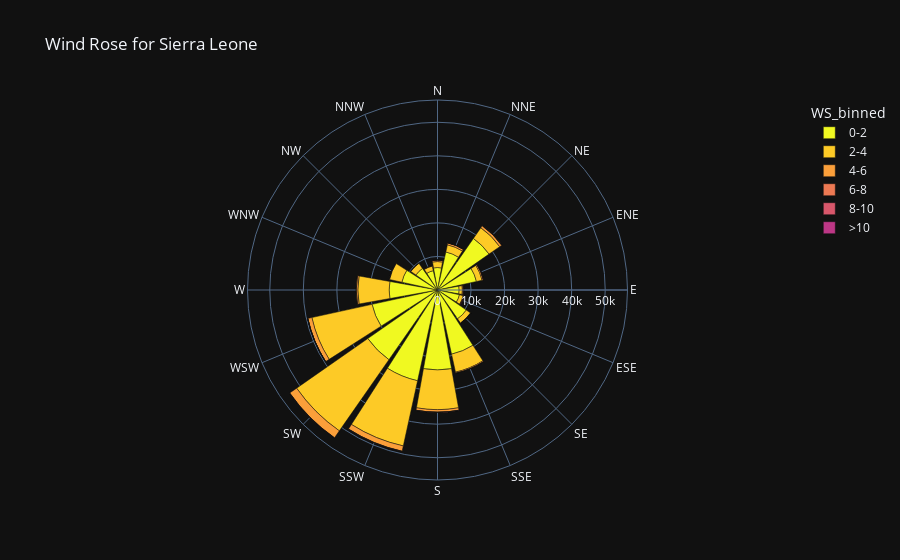
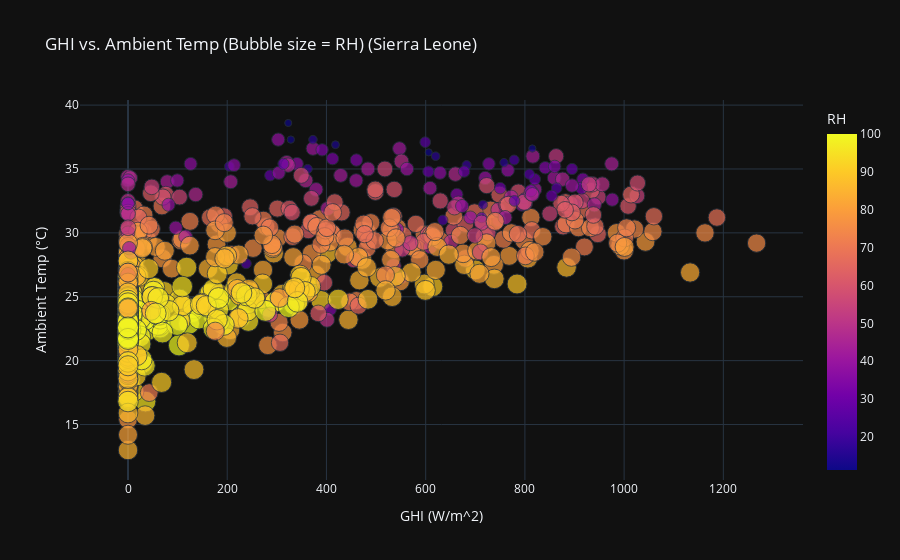

Here is the notebook cell these charts were saved with, in order:
### Code cell
# --- Chunk 10: Distribution Histograms ---

fig, (ax1, ax2) = plt.subplots(1, 2, figsize=(16, 6))

# Plot 1: GHI Histogram
sns.histplot(data=df_sl_clean, x='GHI', bins=50, kde=True, ax=ax1)
ax1.set_title('Distribution of GHI (Sierra Leone)')

# Plot 2: Wind Direction Histogram
sns.histplot(data=df_sl_clean, x='WD', bins=36, kde=False, ax=ax2)
ax2.set_title('Distribution of Wind Direction (WD) (Sierra Leone)')

plt.tight_layout()
plt.show()


# --- Chunk 11: Wind Rose ---

# Bin Wind Direction
df_sl_clean['WD_binned'] = pd.cut(
    df_sl_clean['WD'],
    bins=16,
    labels=['N', 'NNE', 'NE', 'ENE', 'E', 'ESE', 'SE', 'SSE',
            'S', 'SSW', 'SW', 'WSW', 'W', 'WNW', 'NW', 'NNW']
)
# Bin Wind Speed
df_sl_clean['WS_binned'] = pd.cut(
    df_sl_clean['WS'],
    bins=[0, 2, 4, 6, 8, 10, 100],
    labels=['0-2', '2-4', '4-6', '6-8', '8-10', '>10']
)

# Create the Wind Rose data
wind_rose_data = df_sl_clean.groupby(['WD_binned', 'WS_binned']).size().reset_index(name='count')

fig_rose = px.bar_polar(
    wind_rose_data,
    r="count",
    theta="WD_binned",
    color="WS_binned",
    title="Wind Rose for Sierra Leone",
    template="plotly_dark",
    color_discrete_sequence=px.colors.sequential.Plasma_r
)
fig_rose.show()


# --- Chunk 12: Bubble Chart ---

fig_bubble = px.scatter(
    df_sample,
    x="GHI",
    y="Tamb",
    size="RH",
    color="RH",
    title="GHI vs. Ambient Temp (Bubble size = RH) (Sierra Leone)",
    template="plotly_dark",
    size_max=15
)
fig_bubble.update_layout(xaxis_title="GHI (W/m^2)", yaxis_title="Ambient Temp (°C)")
fig_bubble.show()

### Figure 1 — Plotly figure (JSON) as saved in the notebook; plotly's stock layout.template omitted (floating-point values rounded to 4 significant figures)
{"data": [{"hovertemplate": "WS_binned=0-2<br>count=%{r}<br>WD_binned=%{theta}<extra></extra>", "legendgroup": "0-2", "marker": {"color": "#f0f921", "pattern": {"shape": ""}}, "name": "0-2", "r": [6693, 11616, 18727, 11888, 6459, 6699, 10470, 19584, 23827, 27693, 25324, 19976, 14420, 10875, 7851, 5910], "showlegend": true, "subplot": "polar", "theta": ["N", "NNE", "NE", "ENE", "E", "ESE", "SE", "SSE", "S", "SSW", "SW", "WSW", "W", "WNW", "NW", "NNW"], "type": "barpolar"}, {"hovertemplate": "WS_binned=2-4<br>count=%{r}<br>WD_binned=%{theta}<extra></extra>", "legendgroup": "2-4", "marker": {"color": "#fdca26", "pattern": {"shape": ""}}, "name": "2-4", "r": [1785, 2189, 3885, 1710, 974, 1146, 1523, 5489, 11849, 19899, 25861, 18369, 9335, 3766, 1839, 1387], "showlegend": true, "subplot": "polar", "theta": ["N", "NNE", "NE", "ENE", "E", "ESE", "SE", "SSE", "S", "SSW", "SW", "WSW", "W", "WNW", "NW", "NNW"], "type": "barpolar"}, {"hovertemplate": "WS_binned=4-6<br>count=%{r}<br>WD_binned=%{theta}<extra></extra>", "legendgroup": "4-6", "marker": {"color": "#fb9f3a", "pattern": {"shape": ""}}, "name": "4-6", "r": [439, 543, 691, 368, 264, 162, 102, 323, 737, 1617, 2503, 1251, 480, 165, 77, 117], "showlegend": true, "subplot": "polar", "theta": ["N", "NNE", "NE", "ENE", "E", "ESE", "SE", "SSE", "S", "SSW", "SW", "WSW", "W", "WNW", "NW", "NNW"], "type": "barpolar"}, {"hovertemplate": "WS_binned=6-8<br>count=%{r}<br>WD_binned=%{theta}<extra></extra>", "legendgroup": "6-8", "marker": {"color": "#ed7953", "pattern": {"shape": ""}}, "name": "6-8", "r": [52, 72, 119, 89, 119, 102, 19, 30, 48, 88, 110, 27, 9, 9, 6, 11], "showlegend": true, "subplot": "polar", "theta": ["N", "NNE", "NE", "ENE", "E", "ESE", "SE", "SSE", "S", "SSW", "SW", "WSW", "W", "WNW", "NW", "NNW"], "type": "barpolar"}, {"hovertemplate": "WS_binned=8-10<br>count=%{r}<br>WD_binned=%{theta}<extra></extra>", "legendgroup": "8-10", "marker": {"color": "#d8576b", "pattern": {"shape": ""}}, "name": "8-10", "r": [3, 11, 21, 25, 49, 65, 7, 6, 5, 14, 9, 1, 0, 1, 0, 0], "showlegend": true, "subplot": "polar", "theta": ["N", "NNE", "NE", "ENE", "E", "ESE", "SE", "SSE", "S", "SSW", "SW", "WSW", "W", "WNW", "NW", "NNW"], "type": "barpolar"}, {"hovertemplate": "WS_binned=>10<br>count=%{r}<br>WD_binned=%{theta}<extra></extra>", "legendgroup": ">10", "marker": {"color": "#bd3786", "pattern": {"shape": ""}}, "name": ">10", "r": [1, 3, 14, 10, 31, 47, 3, 0, 0, 0, 1, 1, 0, 0, 0, 0], "showlegend": true, "subplot": "polar", "theta": ["N", "NNE", "NE", "ENE", "E", "ESE", "SE", "SSE", "S", "SSW", "SW", "WSW", "W", "WNW", "NW", "NNW"], "type": "barpolar"}], "layout": {"polar": {"domain": {"x": [0.0, 1.0], "y": [0.0, 1.0]}, "angularaxis": {"direction": "clockwise", "rotation": 90}}, "legend": {"title": {"text": "WS_binned"}, "tracegroupgap": 0}, "title": {"text": "Wind Rose for Sierra Leone"}, "barmode": "relative"}}

### Figure 2 — Plotly figure (JSON) as saved in the notebook; plotly's stock layout.template omitted (floating-point values rounded to 4 significant figures; data arrays with more than 128 entries replaced by an {"elided": "..."} marker saying what was removed)
{"data": [{"hovertemplate": "GHI=%{x}<br>Tamb=%{y}<br>RH=%{marker.color}<extra></extra>", "legendgroup": "", "marker": {"color": {"elided": "1000 float values"}, "coloraxis": "coloraxis", "size": {"elided": "1000 float values"}, "sizemode": "area", "sizeref": 0.4444, "symbol": "circle"}, "mode": "markers", "name": "", "orientation": "v", "showlegend": false, "x": {"elided": "1000 float values"}, "xaxis": "x", "y": {"elided": "1000 float values"}, "yaxis": "y", "type": "scatter"}], "layout": {"xaxis": {"anchor": "y", "domain": [0.0, 1.0], "title": {"text": "GHI (W/m^2)"}}, "yaxis": {"anchor": "x", "domain": [0.0, 1.0], "title": {"text": "Ambient Temp (°C)"}}, "coloraxis": {"colorbar": {"title": {"text": "RH"}}, "colorscale": [[0.0, "#0d0887"], [0.1111, "#46039f"], [0.2222, "#7201a8"], [0.3333, "#9c179e"], [0.4444, "#bd3786"], [0.5556, "#d8576b"], [0.6667, "#ed7953"], [0.7778, "#fb9f3a"], [0.8889, "#fdca26"], [1.0, "#f0f921"]]}, "legend": {"tracegroupgap": 0, "itemsizing": "constant"}, "title": {"text": "GHI vs. Ambient Temp (Bubble size = RH) (Sierra Leone)"}}}
